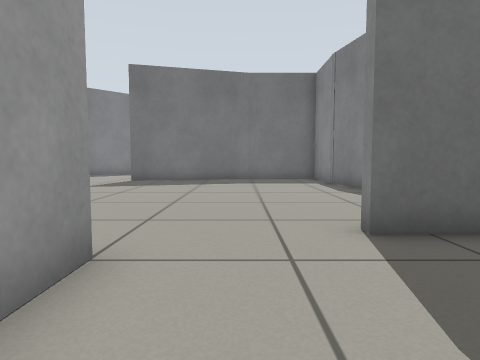
[1] (above)

16 first-person views from a walk through a robot-simulator world made for Gazebo. The camera is 0.5 m above the floor, tilts 4° down and sees 75° across. The floor is counted in squares, 0.5 m on a side. Each view is taken from the middle of a square. On the plan, view 1 faces up. The plan holds only what a view shows up to about 12 squares ahead; the rest is blank. The robots in the file are not drawn.

[2]
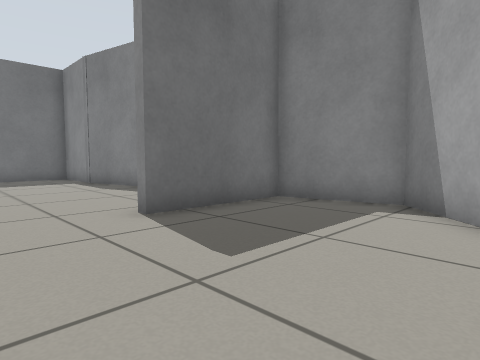

[3]
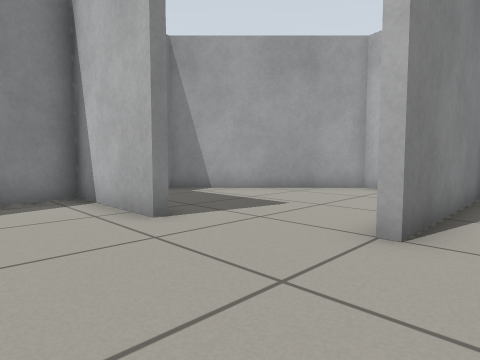

[4]
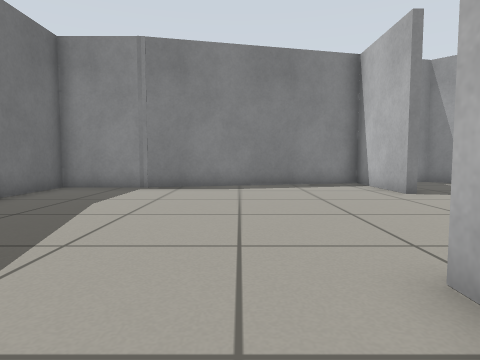

[5]
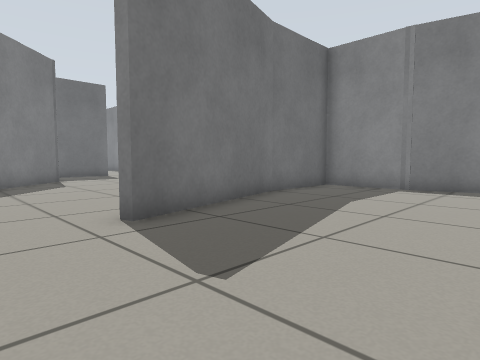

[6]
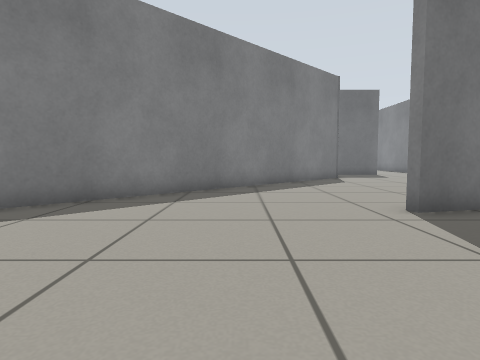

[7]
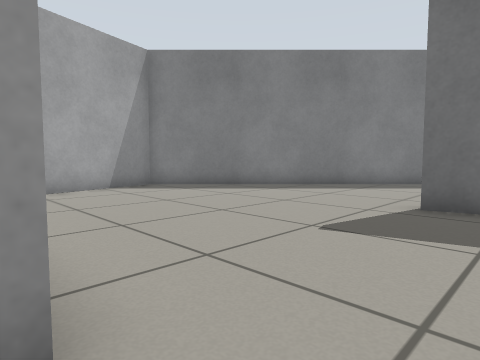

[8]
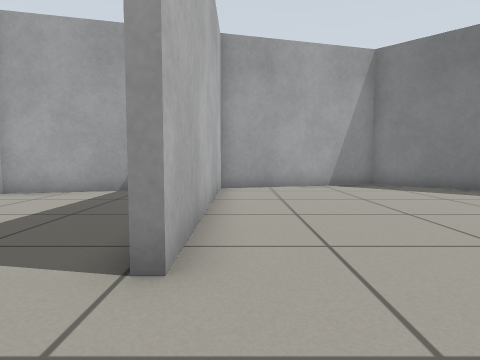

[9]
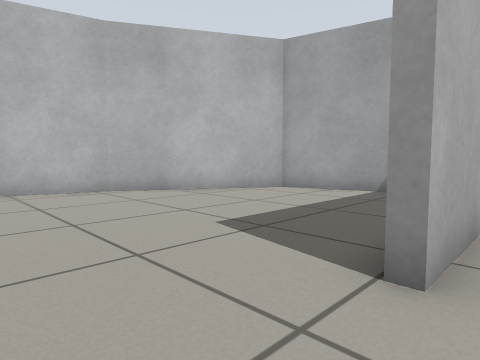

[10]
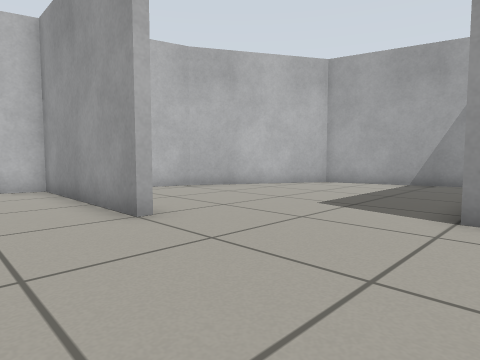

[11]
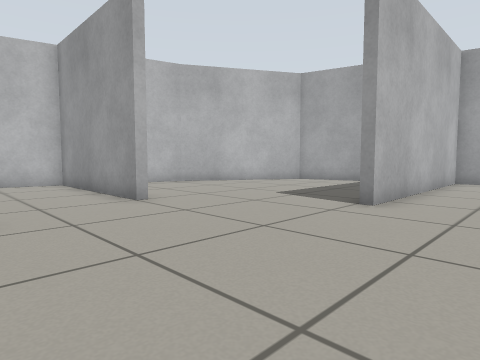

[12]
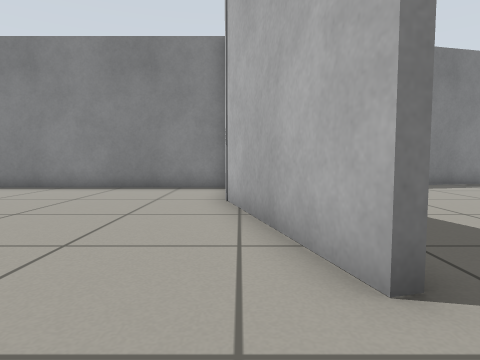

[13]
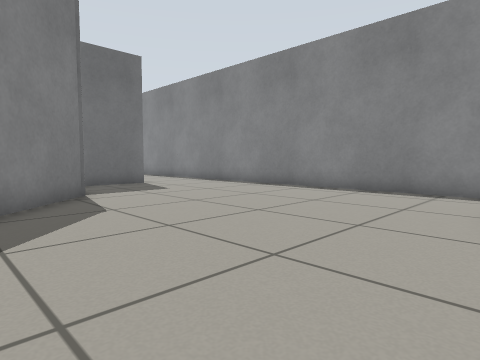

[14]
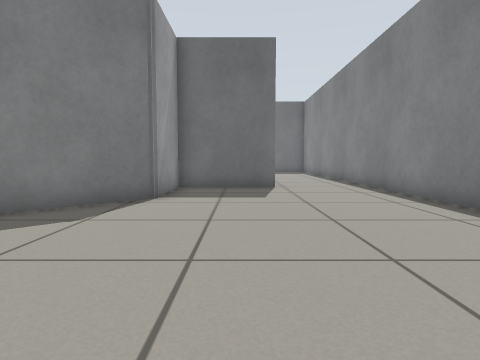

[15]
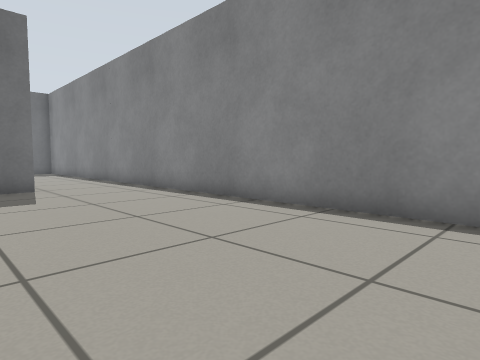

[16]
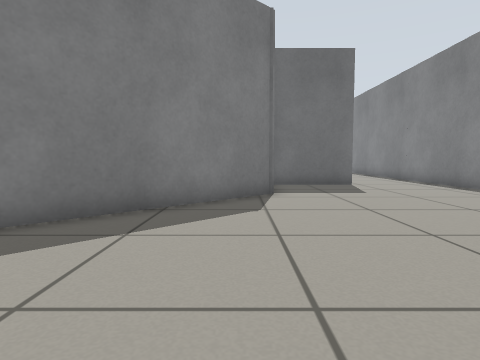

### Floor plan
Ten units are one square. View 1 is at (0, 0); x grows to the right and y downward. Boxes are objects, and circles mark ways between rooms. Rooms are numbered by the first view taken in them; rooms with no view inside come last. Other rooms are left out.
<svg viewBox="-143 -275 209 314">
<path fill="none" stroke="#000" d="M-15 -31 -15 26 15 34 61 -12 54 -41 16 -41M5 -150 -47 -136 -48 -139 -34 -143M36 -120 36 -150 4 -150M16 -43 54 -43 36 -124M-80 -188 -138 -130 -123 -74 -45 -74M-34 -143 5 -154M36 -154 36 -265M3 -267 -31 -267 -31 -237 -80 -188M-59 14 -33 22M-119 -59 -107 -13 -58 15M-18 24 -18 -31 -15 -31"/>
<circle cx="0" cy="-40" r="3" fill="#2a7"/>
<circle cx="-58" cy="-167" r="3" fill="#2a7"/>
<circle cx="-24" cy="-58" r="3" fill="#2a7"/>
<text x="20" y="-10">1</text>
<text x="-40" y="-110">2</text>
<text x="-10" y="-200">3</text>
<text x="-60" y="-30">4</text>
</svg>
Room 1 opens to room 2. Room 2 opens to room 3. Room 2 opens to room 4.

Where each view was taken, in squares from view 1:
view 1: 0 up, 0 right, facing up
view 2: 1 down, 1 left, facing up-right
view 3: 7 up, 3 left, facing down-right
view 4: 9 up, 7 left, facing right
view 5: 9 up, 7 left, facing up-right
view 6: 8 up, 8 left, facing up
view 7: 7 up, 3 left, facing up-left
view 8: 8 up, 2 left, facing left
view 9: 8 up, 2 left, facing down-left
view 10: 8 up, 1 right, facing down-left
view 11: 10 up, 2 right, facing down-left
view 12: 15 up, 7 left, facing right
view 13: 15 up, 6 left, facing up-right
view 14: 16 up, 1 left, facing up
view 15: 16 up, 2 left, facing up-right
view 16: 15 up, 4 left, facing up
